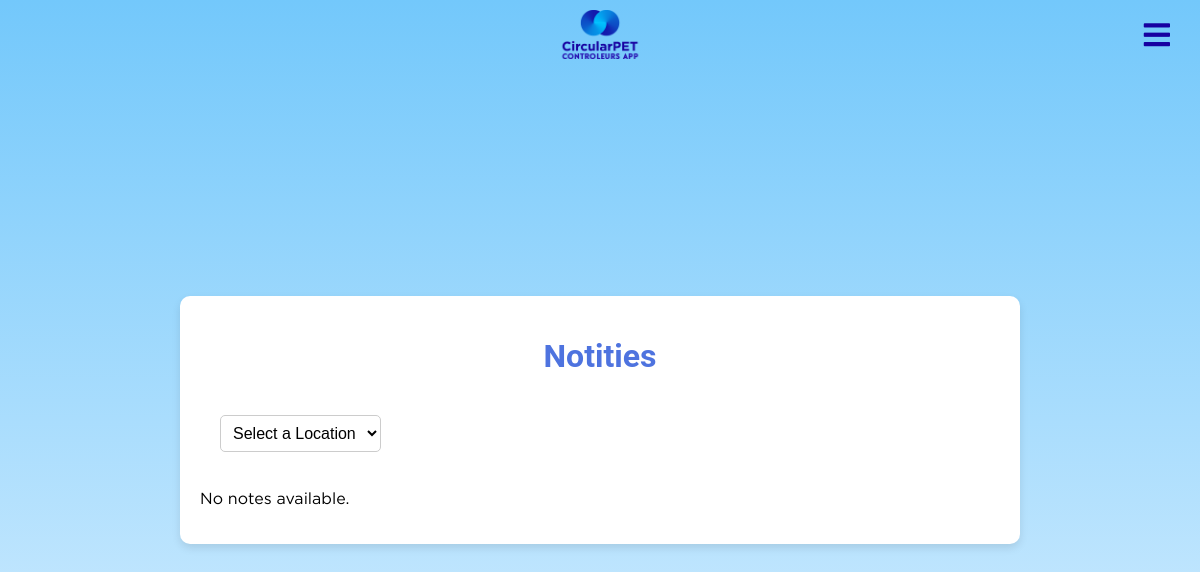
The app's page /bar_notes, older data.
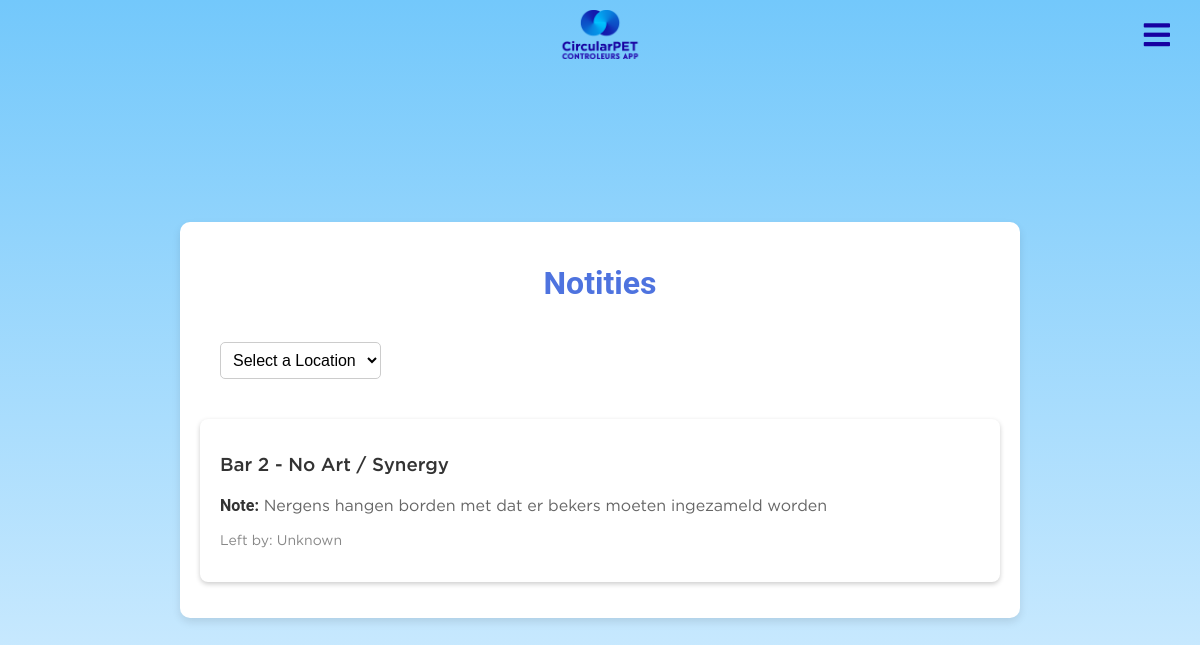
The same page, newer data.
### app.py (models this page shows, shortened)
class Bar(db.Model):
    id = db.Column(db.Integer, primary_key=True)
    name = db.Column(db.String(120), nullable=False)
    total_kg = db.Column(db.Integer, default=0)  # Total kilograms of zakken collected
    background_color = db.Column(db.String(10), default='#1700a1')  # New field to store color
    zakken = db.Column(db.Integer, nullable=False, default=0)
    bekers = db.Column(db.Integer, nullable=False, default=0)
    location_id = db.Column(db.Integer, db.ForeignKey('location.id'), nullable=False)
    location = db.relationship('Location', backref=db.backref('bars', lazy=True))
    x = db.Column(db.Float, nullable=True)  # X coordinate as percentage
    y = db.Column(db.Float, nullable=True)  # Y coordinate as percentage
    note = db.Column(db.String(1000))  # Assuming note is just a text field for simplicity
    url = db.Column(db.String)
    link = db.Column(db.String)
    last_checked_in = db.Column(db.DateTime, nullable=True)
    last_checked_in_user_id = db.Column(db.Integer, db.ForeignKey('user.id'), nullable=True)
    last_checked_in_user = db.relationship('User', foreign_keys=[last_checked_in_user_id], backref='checked_in_bars')
    notifications = db.relationship('Notification', backref='related_bar', lazy=True)  # Ensure unique backref name

class Location(db.Model):
    id = db.Column(db.Integer, primary_key=True)
    name = db.Column(db.String(100), nullable=True)
    date = db.Column(db.Date, nullable=True)
    address = db.Column(db.String(200), nullable=True)
    start_time = db.Column(db.Time, nullable=True)
    amount_of_days = db.Column(db.Integer, nullable=True)
    website_links = db.Column(db.String(200), nullable=True)
    zakken = db.Column(db.Integer, nullable=False, default=0)
    bekers = db.Column(db.Integer, nullable=False, default=0)
    url = db.Column(db.String(500), nullable=True)
    map_image = db.Column(db.String(255))
    max_people = db.Column(db.Integer, nullable=False, default=10)
    closed = db.Column(db.Boolean, default=False)  # Ensure this line is included
    pdf_path = db.Column(db.String(255), nullable=True)  # Add this line

### app.py (the view)
@app.route('/bar_notes')
def bar_notes():
    location_query = request.args.get('location')  # Get location name from query parameters
    if location_query:
        bars_with_notes = Bar.query.join(Location).filter(Location.name == location_query, Bar.note.isnot(None)).all()
    else:
        bars_with_notes = Bar.query.filter(Bar.note.isnot(None)).all()
    locations = Location.query.all()
    return render_template('bar_notes.html', bars=bars_with_notes, locations=locations)

### templates/bar_notes.html (shortened to what this page needs)
<!DOCTYPE html>
<html lang="en">
  <head>
    <link
      rel="stylesheet"
      href="{{ url_for('static', filename='main.css') }}"
    />
    <link
      rel="stylesheet"
      href="https://cdnjs.cloudflare.com/ajax/libs/font-awesome/5.15.1/css/all.min.css"
    />
  </head>
  <body class="bar-notes-body">
    <img
    src="{{ url_for('static', filename='logo.png') }}"
    alt="CircularPET Logo"
    class="logo2"
  />
  <div class="gear-icon-container">
    <i id="toggleSidebar" class="fa fa-bars"></i>
  </div>
    <div class="bar-notes-container">
        <h1 class="bar-notes-header">Notities</h1>
        <form id="filterForm" action="{{ url_for('bar_notes') }}" method="get">
            <select name="location" onchange="submitForm()">
                <option value="">Select a Location</option>
            </select>
        </form>
        <ul class="bar-notes-list">
            {% for bar in bars %}
            <li class="bar-notes-item">
                <h3 class="bar-notes-title">{{ bar.name }} - {{ bar.location.name }}</h3>
                <p class="bar-notes-text"><strong>Note:</strong> {{ bar.note }}</p>
                <p class="bar-notes-meta">Left by: {{ bar.user.username if bar.user else 'Unknown' }}</p>
            </li>
            {% else %}
            <p>No notes available.</p>
            {% endfor %}
        </ul>
    </div>
  </body>
</html>

Row changes from the older to the newer data that the page shows:
added Bar: name "Bar 2", location.name "No Art / Synergy", note "Nergens hangen borden met dat er bekers moeten ingezameld worden", user "Unknown"
Text that changed along with them:
text no longer shown: "No notes available."
